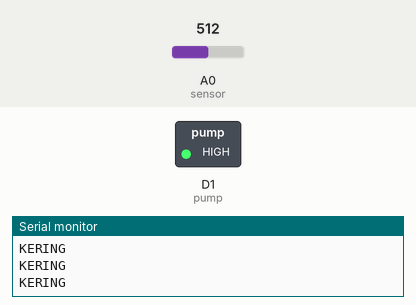
Bench run of a sketch on a simulated ESP8266 (NodeMCU). Parts: switched loads named in the sketch (green lamp = pin HIGH), the last lines printed to the serial monitor. Inputs (shaded band) come from the test bench; at power-on: A0 (sensor) = 512. WiFi joins after 1.5 s; servers stay silent unless stated.

Above: at 3.0 s.
3.1 s: A0 (sensor) set to 491
At 4.2 s:
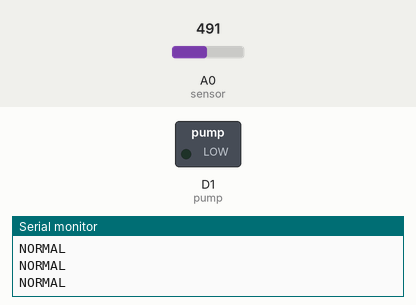
5.0 s: A0 (sensor) set to 510
At 6.1 s:
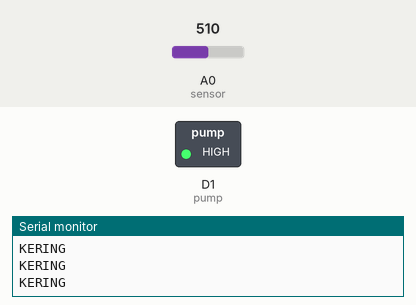
6.5 s: A0 (sensor) set to 490
At 7.6 s:
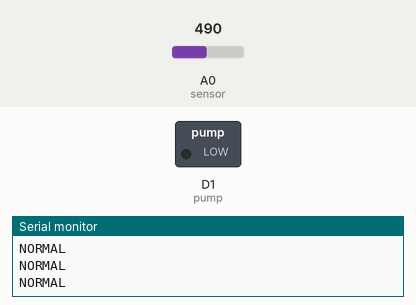
Timing chart, 0 to 9.5 s (numbered marks = the images above; inputs shaded):
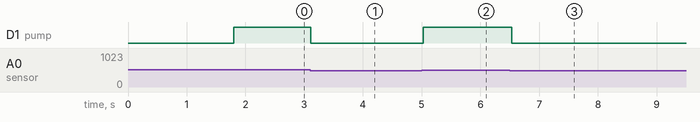

The sketch:

smart_garden.ino
```cpp
#define BLYNK_PRINT Serial
#define BLYNK_TEMPLATE_ID "TMPL6smI2mWVX"
#define BLYNK_TEMPLATE_NAME "IoT"
#include <SPI.h>
#include <ESP8266WiFi.h>
#include <BlynkSimpleEsp8266.h>

int pump = D1;   // pin relay pada nodemcu pin D1
int sensor = A0;  // pin analog untuk membaca POT

char auth[] = "oWh2ddICZo0HkKoKB45sAHJ7hEDDV50F"; // ISI TOKEN PADA APLIKASI BLYNX ANDROID
char ssid[] = "OPPO";                             // NAMA HOTSPOT
char pass[] = "misbah54321";                      // PASSWORD HOTSPOT

void sendSensor()
{
  double POT = analogRead(sensor);

  if (POT > 500)
  {
    Serial.println("KERING");
    digitalWrite(pump, HIGH);
  }
  else if (POT > 400 && POT < 500)
  {
    Serial.println("NORMAL");
    digitalWrite(pump, LOW);
  }
  else if (POT < 400)
  {
    Serial.println("BASAH");
    digitalWrite(pump, LOW);
  }
  Blynk.virtualWrite(V0, POT);  // Assuming you have a Gauge widget on the Blynk app linked to Virtual Pin V0
}
void setup()
{
  Serial.begin(9600);
  Blynk.begin(auth, ssid, pass);
  pinMode(pump, OUTPUT);
}
void loop()
{
  Blynk.run();
  sendSensor();  // Call the function to send sensor value to Blynk
  delay(100);
}
```

Measured:
- the behaviour switches between 500 and 499 on A0 (sensor) (found by bisection; images 0 and 1)
- after the input at 3.1 s, D1 (pump): HIGH → LOW at once
- after the input at 5.0 s, D1 (pump): LOW → HIGH at once
- after the input at 6.5 s, D1 (pump): HIGH → LOW at once
